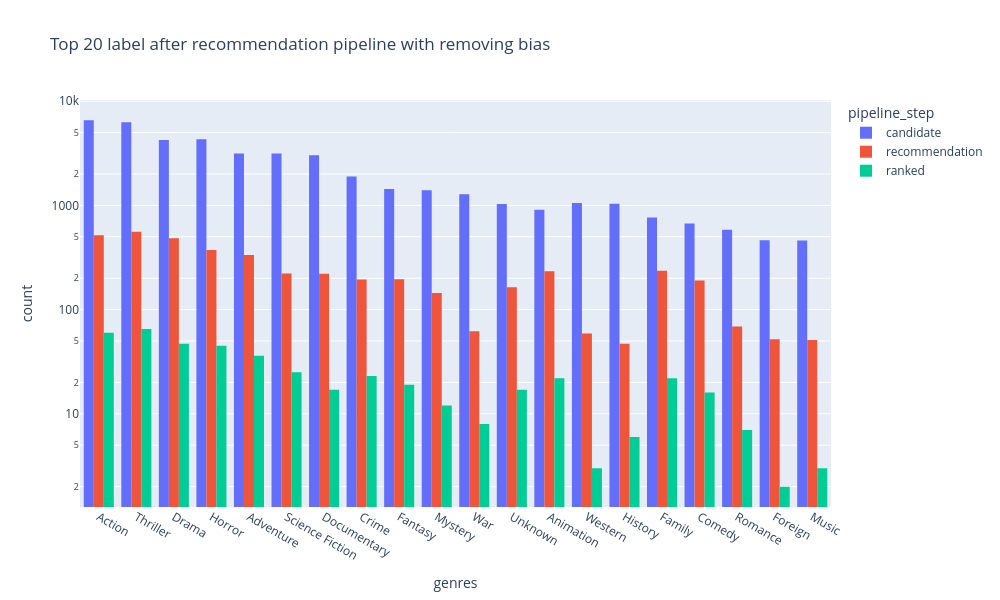

Notebook source saved alongside this figure:
### Code cell
fig = px.histogram(
    keep_n_labels(no_bias_df,'genres',True,20), 
    x="genres",
    color='pipeline_step', barmode='group',log_y=True,
    height=600,
    width=1000,
    title='Top 20 label after recommendation pipeline with removing bias')
fig.update_xaxes(categoryorder='total descending').show()

### Figure 1 — Plotly figure (JSON) as saved in the notebook; plotly's stock layout.template omitted (floating-point values rounded to 4 significant figures; data arrays with more than 128 entries replaced by an {"elided": "..."} marker saying what was removed)
{"data": [{"alignmentgroup": "True", "bingroup": "x", "hovertemplate": "pipeline_step=candidate<br>genres=%{x}<br>count=%{y}<extra></extra>", "legendgroup": "candidate", "marker": {"color": "#636efa", "pattern": {"shape": ""}}, "name": "candidate", "offsetgroup": "candidate", "orientation": "v", "showlegend": true, "type": "histogram", "x": {"elided": "43662 str values"}, "xaxis": "x", "yaxis": "y"}, {"alignmentgroup": "True", "bingroup": "x", "hovertemplate": "pipeline_step=recommendation<br>genres=%{x}<br>count=%{y}<extra></extra>", "legendgroup": "recommendation", "marker": {"color": "#EF553B", "pattern": {"shape": ""}}, "name": "recommendation", "offsetgroup": "recommendation", "orientation": "v", "showlegend": true, "type": "histogram", "x": {"elided": "4408 str values"}, "xaxis": "x", "yaxis": "y"}, {"alignmentgroup": "True", "bingroup": "x", "hovertemplate": "pipeline_step=ranked<br>genres=%{x}<br>count=%{y}<extra></extra>", "legendgroup": "ranked", "marker": {"color": "#00cc96", "pattern": {"shape": ""}}, "name": "ranked", "offsetgroup": "ranked", "orientation": "v", "showlegend": true, "type": "histogram", "x": {"elided": "455 str values"}, "xaxis": "x", "yaxis": "y"}], "layout": {"barmode": "group", "height": 600, "legend": {"title": {"text": "pipeline_step"}, "tracegroupgap": 0}, "title": {"text": "Top 20 label after recommendation pipeline with removing bias"}, "width": 1000, "xaxis": {"anchor": "y", "categoryorder": "total descending", "domain": [0, 1], "title": {"text": "genres"}}, "yaxis": {"anchor": "x", "domain": [0, 1], "title": {"text": "count"}, "type": "log"}}}
